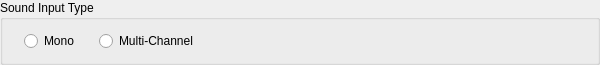
           <widget class="QGroupBox" name="soundTypeGroupBox">
            <property name="geometry">
             <rect>
              <x>10</x>
              <y>5</y>
              <width>600</width>
              <height>65</height>
             </rect>
            </property>
            <property name="title">
             <string>Sound Input Type</string>
            </property>
            <widget class="QWidget" name="layoutWidget1">
             <property name="geometry">
              <rect>
               <x>10</x>
               <y>29</y>
               <width>202</width>
               <height>24</height>
              </rect>
             </property>
             <layout class="QGridLayout" name="gridLayout_5">
              <item row="0" column="0">
               <widget class="QRadioButton" name="mxfSoundTypeRadioMono">
                <property name="sizePolicy">
                 <sizepolicy hsizetype="Maximum" vsizetype="Fixed">
                  <horstretch>0</horstretch>
                  <verstretch>0</verstretch>
                 </sizepolicy>
                </property>
                <property name="text">
                 <string>Mono</string>
                </property>
               </widget>
              </item>
              <item row="0" column="1">
               <widget class="QRadioButton" name="mxfSoundTypeRadioMulti">
                <property name="sizePolicy">
                 <sizepolicy hsizetype="Maximum" vsizetype="Fixed">
                  <horstretch>0</horstretch>
                  <verstretch>0</verstretch>
                 </sizepolicy>
                </property>
                <property name="text">
                 <string notr="true">Multi-Channel</string>
                </property>
               </widget>
              </item>
             </layout>
            </widget>
           </widget>
